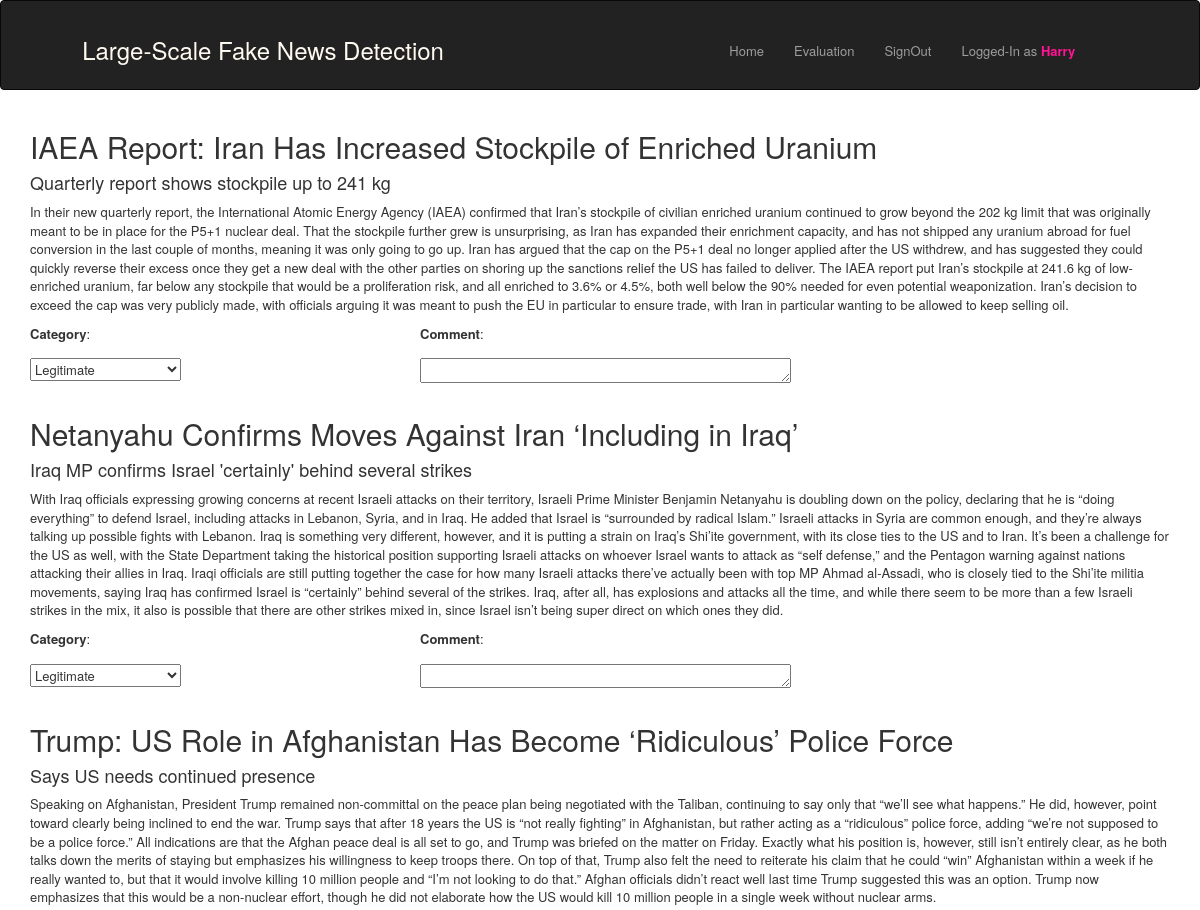
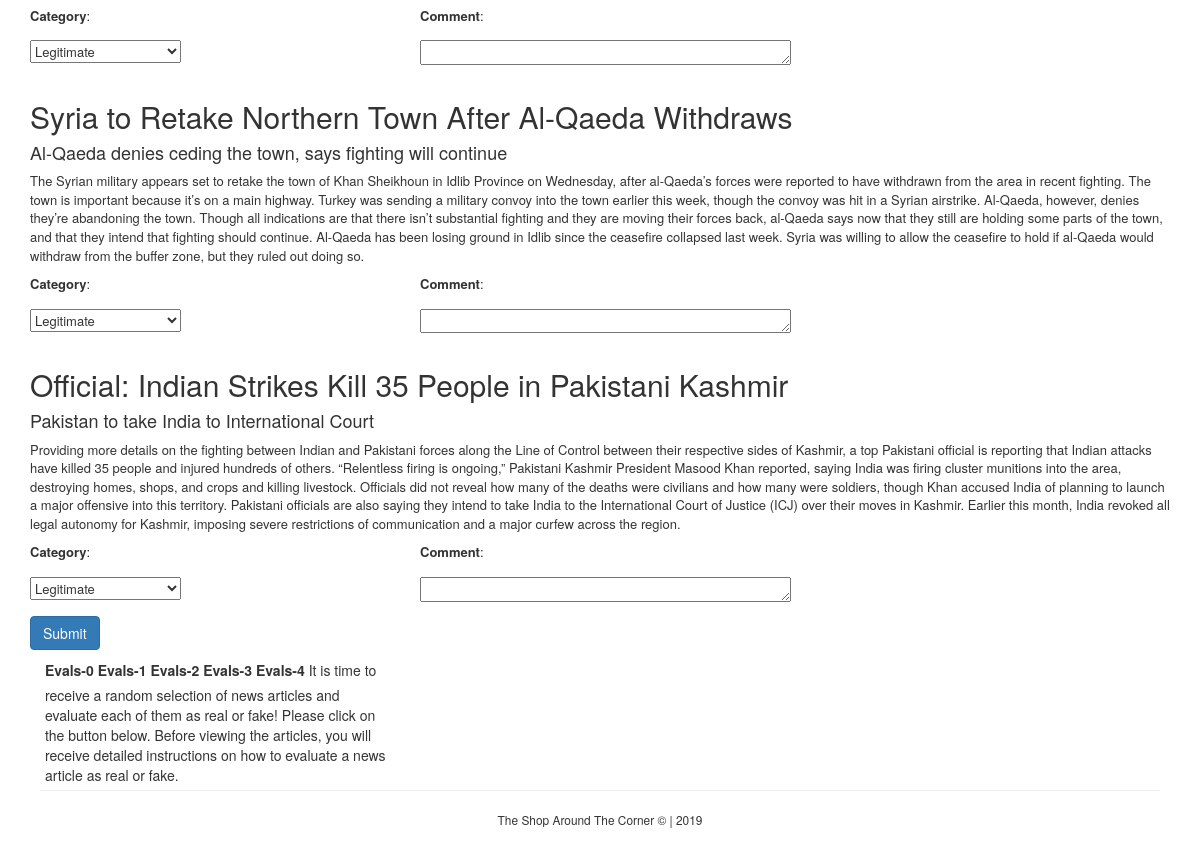
/evaluation (signed in), run on the app's committed database (2 pictures, top to bottom).
### app/auth/models.py (models this page shows, shortened)
class User(UserMixin, db.Model):
    __tablename__ = 'users'
    id = db.Column(db.Integer, primary_key=True)
    user_name = db.Column(db.String(20))
    user_email = db.Column(db.String(60), unique=True, index=True)
    user_password = db.Column(db.String(80))
    registration_date = db.Column(db.DateTime, default=datetime.now)

### app/catalog/models.py (models this page shows, shortened)
class Book(db.Model):
    __tablename__ = 'book'
    id = db.Column(db.Integer, primary_key=True)
    title = db.Column(db.String(500), nullable=False, index=True)
    subtitle = db.Column(db.String(500))
    text = db.Column(db.String(50000), nullable=False)
    url = db.Column(db.String(500), index=True)
    pub_date = db.Column(db.DateTime, default=datetime.utcnow())
    pub_id = db.Column(db.Integer, db.ForeignKey('publication.id'))

### app/eval/routes.py (the view)
@evaluation.route('/evaluation', methods=['GET', 'POST'])
def display_eval_form():
    form = EvaluateManyArticlesForm(request.form)
    articles = np.random.choice(Book.query.all(), size=5, replace=False)
    if form.validate_on_submit():
        for entry in form.evals.entries:
            print(entry.data['category'])
            print(entry.data['comment'])
    return render_template('evaluation_prompt.html', EvalForm=form, Articles=articles, zip=zip)

### app/eval/forms.py
class EvaluateManyArticlesForm(FlaskForm):
    evals = FieldList(FormField(EvaluateArticleForm), min_entries=5)
    submit = SubmitField('Submit')

class EvaluateArticleForm(FlaskForm):
    category = SelectField('Category', choices=[
        ('real', 'Legitimate'), ('fake', 'Fake'), ('satire', 'Satire'),
        ('partisan', 'Extreme Partisan Bias'), ('conspiracy', 'Conspiracy Theory'),
        ('opinion', 'Opinion'), ('convoluted', 'Convoluted')])
    comment = TextAreaField('Comment', validators=[Length(max=1000)])

### app/auth/models.py (called while the page is built)
@login_manager.user_loader
def load_user(id):
    return User.query.get(int(id))

### app/eval/templates/evaluation_prompt.html (shortened to what this page needs)
{% extends 'layout.html' %}
{% block content %}
<div class="container">
    <form action="{{ url_for('evaluation.display_eval_form') }}" method="POST">
        {% for article, eval in zip(Articles, EvalForm.evals) %}
            <h2> {{ article.title }} </h2>
            <h4> {{ article.subtitle }} </h4>
            <p> {{ article.text }} </p>
            <div class="row">
                <div class="col-md-4">
                    <p> {{ eval.form.category.label }}: </p> <p> {{ eval.form.category }} </p>
                </div>
                <div class="col-md-4">
                    <p> {{ eval.form.comment.label }}: </p> <p> {{ eval.form.comment(rows="1", cols="50") }} </p>
                </div>
            </div>
        {% endfor %}
        <p> {{ EvalForm.submit(class="btn btn-primary") }} </p>
    </form>
    <div class="col-md-4">
        {% for article, eval in zip(Articles, EvalForm.evals) %}
            {{ eval.label }}
        {% endfor %}
        It is time to receive a random selection of news articles and evaluate each of them as real or fake!
        Please click on the button below. Before viewing the articles, you will receive detailed instructions
        on how to evaluate a news article as real or fake.
    </div>
</div>
{% endblock content %}

### app/catalog/templates/layout.html (shortened to what this page needs)
{% import "bootstrap/wtf.html" as wtf %}
<!DOCTYPE html>
<html lang="en">
    {% block head %}
        <head>
            <link href="https://maxcdn.bootstrapcdn.com/bootstrap/3.3.7/css/bootstrap.min.css" rel="stylesheet">
            <link href="{{ url_for('static', filename = 'css/styles.css') }}" rel="stylesheet">
        </head>
    {% endblock head %}
    {% block body %}
    <body>
    <div class="wrapper">
        {% block navbar %}
            <nav class="navbar navbar-inverse">
                <div class="container">
                    <a class="navbar navbar-text" href="{{ url_for('main.display_books') }}">
                        <h3 class="title"> Large-Scale Fake News Detection </h3>
                    </a>
                    <ul class="nav navbar-nav pull-right">
                        <li><a href="{{ url_for('main.display_books') }}"> Home </a></li>
                        <li><a href="{{ url_for('evaluation.display_eval_form') }}"> Evaluation </a></li>
                        {% if current_user.is_authenticated %}
                            <li><a href="{{ url_for('authentication.log_out_user') }}"> SignOut </a></li>
                        {% else %}
                            <li><a href="{{ url_for('authentication.register_user') }}"> Register </a></li>
                            <li><a href="{{ url_for('authentication.do_the_login') }}"> SignIn </a></li>
                        {% endif %}
                        <li>
                            <a href="">
                                {% if current_user.is_authenticated %}
                                    Logged-In as <b style="color: deeppink"> {{ current_user.user_name.title() }} </b>
                                {% else %}
                                    Not Logged-In
                                {% endif %}
                            </a>
                        </li>
                    </ul>
                </div>
            </nav>
        {% endblock navbar %}
        {% block content %} {% endblock content %}
        {% block footer %}
            <footer>
                <div class="container ftr">
                    <hr>
                    <p class="text-center small">The Shop Around The Corner &copy;  |  2019</p>
                </div>
            </footer>
        {% endblock footer %}
    </div>
    </body>
    {% endblock body %}
</html>

### app/static/css/styles.css (style rules this page uses)
html, body { height: 100%; margin: 0; padding: 0 }
p, li { font-size: small }
ul { position: relative; top: 25px; right: 7%; }
footer { position: absolute; width: 100%; left:0 ;bottom: 0; height: 40px }
a h3 { position: relative; left: 10% }
.navbar-inverse { height: 5%; }
.ftr { padding: 25px }
.wrapper { position: relative; min-height: 120%; }
.title { color: floralwhite }

### data on the page
User: user_name "Harry"
Book: title "IAEA Report: Iran Has Increased Stockpile of Enriched Uranium", subtitle "Quarterly report shows stockpile up to 241 kg", text "In their new quarterly report, the International Atomic Energy Agency (IAEA) confirmed that Iran’s stockpile of civilian enriched uranium continued to grow beyond the 202 kg limit that was originally meant to be in place for the P5+1 nuclear deal. That the stockpile further grew is unsurprising, as Iran has expanded their enrichment capacity, and has not shipped any uranium abroad for fuel conversion in the last couple of months, meaning it was only going to go up. Iran has argued that the cap on the P5+1 deal no longer applied after the US withdrew, and has suggested they could quickly reverse their excess once they get a new deal with the other parties on shoring up the sanctions relief…", form.category.label "Category", form.comment.label "Comment", label "Evals-0"
Book: title "Netanyahu Confirms Moves Against Iran ‘Including in Iraq’", subtitle "Iraq MP confirms Israel 'certainly' behind several strikes", text "With Iraq officials expressing growing concerns at recent Israeli attacks on their territory, Israeli Prime Minister Benjamin Netanyahu is doubling down on the policy, declaring that he is “doing everything” to defend Israel, including attacks in Lebanon, Syria, and in Iraq. He added that Israel is “surrounded by radical Islam.” Israeli attacks in Syria are common enough, and they’re always talking up possible fights with Lebanon. Iraq is something very different, however, and it is putting a strain on Iraq’s Shi’ite government, with its close ties to the US and to Iran. It’s been a challenge for the US as well, with the State Department taking the historical position supporting Israeli…", form.category.label "Category", form.comment.label "Comment", label "Evals-1"
Book: title "Trump: US Role in Afghanistan Has Become ‘Ridiculous’ Police Force", subtitle "Says US needs continued presence", text "Speaking on Afghanistan, President Trump remained non-committal on the peace plan being negotiated with the Taliban, continuing to say only that “we’ll see what happens.” He did, however, point toward clearly being inclined to end the war. Trump says that after 18 years the US is “not really fighting” in Afghanistan, but rather acting as a “ridiculous” police force, adding “we’re not supposed to be a police force.” All indications are that the Afghan peace deal is all set to go, and Trump was briefed on the matter on Friday. Exactly what his position is, however, still isn’t entirely clear, as he both talks down the merits of staying but emphasizes his willingness to keep troops there. On…", form.category.label "Category", form.comment.label "Comment", label "Evals-2"
Book: title "Syria to Retake Northern Town After Al-Qaeda Withdraws", subtitle "Al-Qaeda denies ceding the town, says fighting will continue", text "The Syrian military appears set to retake the town of Khan Sheikhoun in Idlib Province on Wednesday, after al-Qaeda’s forces were reported to have withdrawn from the area in recent fighting. The town is important because it’s on a main highway. Turkey was sending a military convoy into the town earlier this week, though the convoy was hit in a Syrian airstrike. Al-Qaeda, however, denies they’re abandoning the town. Though all indications are that there isn’t substantial fighting and they are moving their forces back, al-Qaeda says now that they still are holding some parts of the town, and that they intend that fighting should continue. Al-Qaeda has been losing ground in Idlib since the…", form.category.label "Category", form.comment.label "Comment", label "Evals-3"
Book: title "Official: Indian Strikes Kill 35 People in Pakistani Kashmir", subtitle "Pakistan to take India to International Court", text "Providing more details on the fighting between Indian and Pakistani forces along the Line of Control between their respective sides of Kashmir, a top Pakistani official is reporting that Indian attacks have killed 35 people and injured hundreds of others. “Relentless firing is ongoing,” Pakistani Kashmir President Masood Khan reported, saying India was firing cluster munitions into the area, destroying homes, shops, and crops and killing livestock. Officials did not reveal how many of the deaths were civilians and how many were soldiers, though Khan accused India of planning to launch a major offensive into this territory. Pakistani officials are also saying they intend to take India to the…", form.category.label "Category", form.comment.label "Comment", label "Evals-4"
